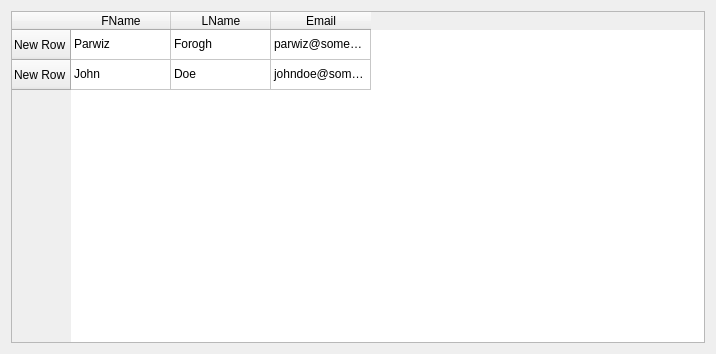
<?xml version="1.0" encoding="UTF-8"?>
<!--
  Output from the Qt Designer
  PyQt6 Course for Beginners - Parwiz Forogh (https://youtu.be/ot94H3-d5d8?t=5807)
  Detailed notes: https://tinyurl.com/y5db3c5c

  Related to:
    - table_widget.py
    - table_widget_gen.py

  Concepts Introduced:
    - Launching Qt Designer with: qt6-tools designer
    - Instantiating a table control

-->
<ui version="4.0">
 <class>Form</class>
 <widget class="QWidget" name="Form">
  <property name="geometry">
   <rect>
    <x>0</x>
    <y>0</y>
    <width>716</width>
    <height>354</height>
   </rect>
  </property>
  <property name="windowTitle">
   <string>Form</string>
  </property>
  <layout class="QHBoxLayout" name="horizontalLayout">
   <item>
    <widget class="QTableWidget" name="tableWidget">
     <row>
      <property name="text">
       <string>New Row</string>
      </property>
     </row>
     <row>
      <property name="text">
       <string>New Row</string>
      </property>
     </row>
     <column>
      <property name="text">
       <string>FName</string>
      </property>
     </column>
     <column>
      <property name="text">
       <string>LName</string>
      </property>
     </column>
     <column>
      <property name="text">
       <string>Email</string>
      </property>
     </column>
     <item row="0" column="0">
      <property name="text">
       <string>Parwiz</string>
      </property>
     </item>
     <item row="0" column="1">
      <property name="text">
       <string>Forogh</string>
      </property>
     </item>
     <item row="0" column="2">
      <property name="text">
       <string>parwiz@somewhere.com</string>
      </property>
     </item>
     <item row="1" column="0">
      <property name="text">
       <string>John</string>
      </property>
     </item>
     <item row="1" column="1">
      <property name="text">
       <string>Doe</string>
      </property>
     </item>
     <item row="1" column="2">
      <property name="text">
       <string>johndoe@somewhere.com</string>
      </property>
     </item>
    </widget>
   </item>
  </layout>
 </widget>
 <resources/>
 <connections/>
</ui>
